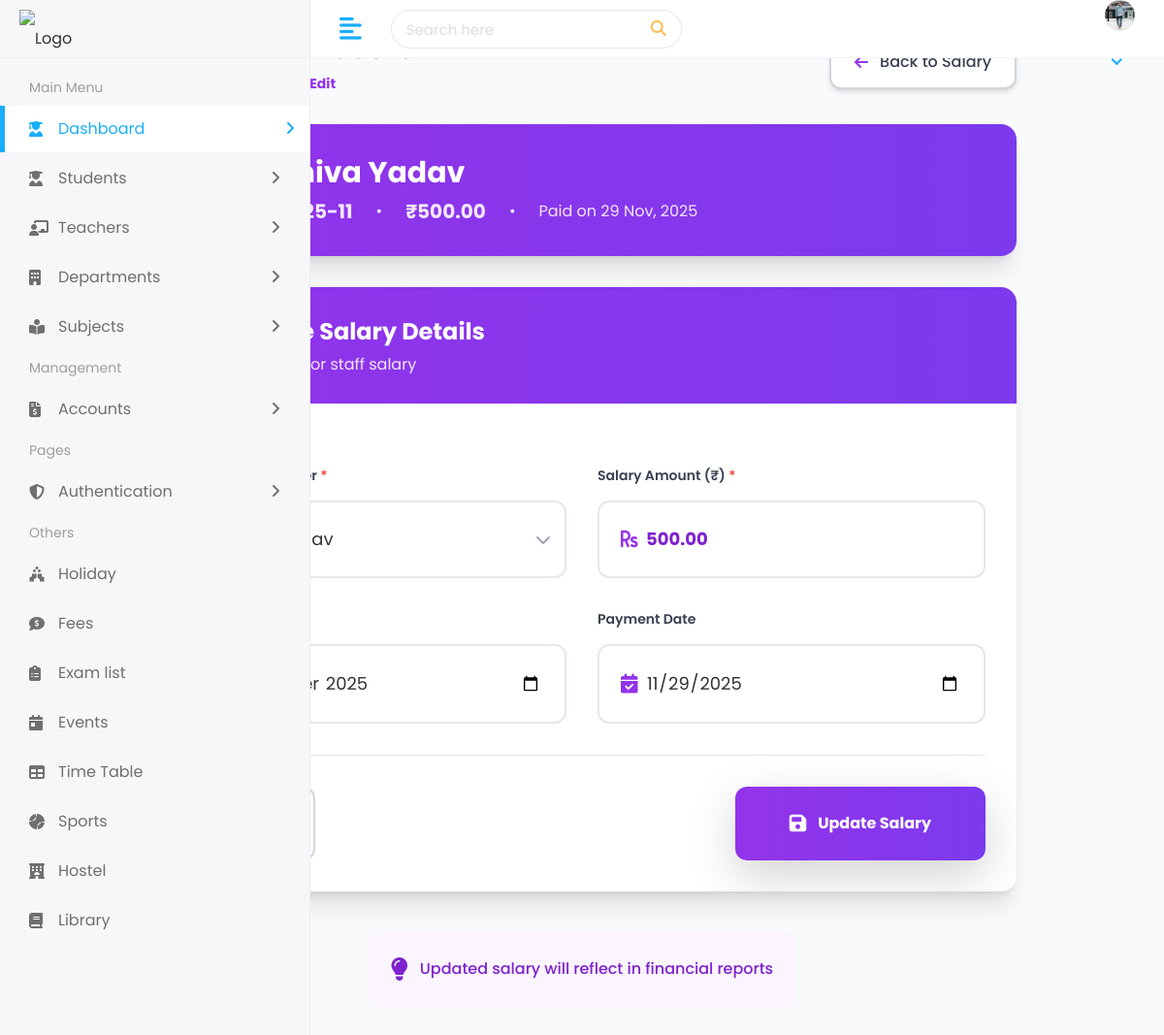
/student/salary/1/edit/ (signed in), run on the app's committed database.
### school/models.py (models this page shows, shortened)
class AdminProfile(models.Model):
	user = models.OneToOneField(User, on_delete=models.CASCADE, related_name='admin_profile')
	image = models.ImageField(upload_to='admins/', blank=True, null=True)
	mobile = models.CharField(max_length=20, blank=True)
	address = models.TextField(blank=True)
	joining_date = models.DateField(blank=True, null=True)

### student/models.py (models this page shows, shortened)
class Salary(models.Model):
    staff = models.ForeignKey(Teacher, on_delete=models.CASCADE, related_name='salaries')
    amount = models.DecimalField(max_digits=10, decimal_places=2)
    month = models.CharField(max_length=7)
    date = models.DateField(blank=True, null=True)
    created_at = models.DateTimeField(auto_now_add=True)

class Teacher(models.Model):
    first_name = models.CharField(max_length=100)
    last_name = models.CharField(max_length=100)
    teacher_id = models.CharField(max_length=20, unique=True)
    subject = models.CharField(max_length=100)
    gender = models.CharField(max_length=20)
    date_of_birth = models.DateField()
    joining_date = models.DateField()
    mobile = models.CharField(max_length=15)
    email = models.EmailField()
    address = models.TextField()
    teacher_image = models.ImageField(upload_to='teachers/', blank=True, null=True)

### student/views.py (the view)
    def wrapper(request, *args, **kwargs):
        if not request.user.is_authenticated or not request.user.is_superuser:
            messages.error(request, 'You do not have permission to perform this action. Only superusers can add, edit, or delete records.')
            return redirect('index')
        return view_func(request, *args, **kwargs)

### templates/add-salary.html (shortened to what this page needs)
{% extends 'Home/base.html' %}
{% load static %}
{% block body %}
<div class="min-h-screen bg-gray-50 py-8 px-4">
    <div class="max-w-4xl mx-auto">
        <div class="flex items-center justify-between mb-8">
            <div>
                {% if salary %}
                    <h1 class="text-3xl font-bold text-gray-900">Edit Salary Record</h1>
                {% else %}
                    <h1 class="text-3xl font-bold text-gray-900">Add New Salary</h1>
                {% endif %}
                <nav class="flex mt-2 text-sm text-gray-600">
                    <a href="{% url 'dashboard' %}" class="hover:text-indigo-600">Dashboard</a>
                    <span class="mx-2">/</span>
                    <a href="{% url 'salary' %}" class="hover:text-purple-600">Salary</a>
                    <span class="mx-2">/</span>
                    <span class="text-purple-600 font-bold">
                        {% if salary %}Edit{% else %}Add New{% endif %}
                    </span>
                </nav>
            </div>
            <a href="{% url 'salary' %}"
               class="flex items-center space-x-3 px-6 py-3.5 bg-white border-2 border-gray-300 rounded-xl shadow-md hover:shadow-lg hover:border-gray-400 hover:bg-gray-50 font-medium text-gray-700 transition-all duration-200 transform hover:-translate-x-1">
                <i class="fas fa-arrow-left text-purple-600"></i>
                <span>Back to Salary</span>
            </a>
        </div>
        {% if salary %}
        <div class="bg-white rounded-2xl shadow-xl overflow-hidden mb-8">
            <div class="bg-gradient-to-r from-purple-600 to-violet-600 px-8 py-7">
                <div class="flex items-center space-x-6">
                    <div class="w-20 h-20 bg-white/20 backdrop-blur rounded-full flex items-center justify-center">
                    </div>
                    <div>
                        <h2 class="text-3xl font-bold text-white">
                            {{ salary.staff.first_name }} {{ salary.staff.last_name }}
                        </h2>
                        <div class="flex items-center space-x-6 mt-2 text-purple-100">
                            <span class="text-xl font-bold">{{ salary.month }}</span>
                            <span>•</span>
                            <span class="text-xl font-bold">₹{{ salary.amount }}</span>
                            <span>•</span>
                            <span>Paid on {{ salary.date|date:"d M, Y" }}</span>
                        </div>
                    </div>
                </div>
            </div>
        </div>
        {% endif %}
        <div class="bg-white rounded-2xl shadow-xl overflow-hidden">
            <div class="bg-gradient-to-r from-purple-600 to-violet-600 px-8 py-7">
                <h2 class="text-2xl font-bold text-white flex items-center">
                    {% if salary %}Update Salary Details{% else %}Record New Salary Payment{% endif %}
                </h2>
                <p class="text-purple-100 mt-1">Fill in the details for staff salary</p>
            </div>
            <form method="POST" class="p-8 space-y-8">
                <div class="grid grid-cols-1 md:grid-cols-2 gap-8">
                    <div class="relative">
                        <label class="block text-sm font-semibold text-gray-700 mb-3">
                            Select Staff Member <span class="text-red-500">*</span>
                        </label>
                        <div class="relative">
                            <div class="absolute inset-y-0 left-0 pl-4 flex items-center pointer-events-none">
                            </div>
                            <select name="staff" required
                                    class="w-full pl-12 pr-10 py-4 border-2 border-gray-200 rounded-xl focus:border-purple-500 focus:ring-4 focus:ring-purple-100 transition text-lg appearance-none bg-white">
                                {% for teacher in teachers %}
                                    <option value="{{ teacher.id }}"
                                            {% if salary and salary.staff.id == teacher.id %}selected{% endif %}>
                                        {{ teacher.first_name }} {{ teacher.last_name }}
                                    </option>
                                {% endfor %}
                            </select>
                            <div class="absolute inset-y-0 right-0 pr-3 flex items-center pointer-events-none">
                            </div>
                        </div>
                    </div>
                    <div class="relative">
                        <label class="block text-sm font-semibold text-gray-700 mb-3">
                            Salary Amount (₹) <span class="text-red-500">*</span>
                        </label>
                        <div class="relative">
                            <div class="absolute inset-y-0 left-0 pl-4 flex items-center pointer-events-none">
                            </div>
                            <input type="number" name="amount" required min="1" step="1"
                                   value="{% if salary %}{{ salary.amount }}{% endif %}"
                                   placeholder="45000"
                                   class="w-full pl-12 pr-4 py-4 border-2 border-gray-200 rounded-xl focus:border-purple-500 focus:ring-4 focus:ring-purple-100 transition text-lg font-bold text-purple-700">
                        </div>
                    </div>
                    <div class="relative">
                        <label class="block text-sm font-semibold text-gray-700 mb-3">
                            Salary Month <span class="text-red-500">*</span>
                        </label>
                        <div class="relative">
                            <div class="absolute inset-y-0 left-0 pl-4 flex items-center pointer-events-none">
                            </div>
                            <input type="month" name="month" required
                                   value="{% if salary %}{{ salary.month }}{% else %}{% now "Y-m" %}{% endif %}"
                                   class="w-full pl-12 pr-4 py-4 border-2 border-gray-200 rounded-xl focus:border-violet-500 focus:ring-4 focus:ring-violet-100 transition text-lg">
                        </div>
                    </div>
                    <div class="relative">
                        <label class="block text-sm font-semibold text-gray-700 mb-3">
                            Payment Date
                        </label>
                        <div class="relative">
                            <div class="absolute inset-y-0 left-0 pl-4 flex items-center pointer-events-none">
                            </div>
                            <input type="date" name="date"
                                   value="{% if salary %}{{ salary.date|date:'Y-m-d' }}{% else %}{% now 'Y-m-d' %}{% endif %}"
                                   class="w-full pl-12 pr-4 py-4 border-2 border-gray-200 rounded-xl focus:border-purple-500 focus:ring-4 focus:ring-purple-100 transition text-lg">
                        </div>
                    </div>
                </div>
                <div class="flex items-center justify-between pt-8 border-t border-gray-200">
                    <a href="{% url 'salary' %}"
                       class="px-10 py-4 border-2 border-gray-300 rounded-xl hover:bg-gray-50 font-medium transition">
                    </a>
                    <button type="submit"
                            class="px-14 py-4 bg-gradient-to-r from-purple-600 to-violet-600 hover:from-purple-700 hover:to-violet-700 text-white font-bold rounded-xl shadow-lg transform hover:scale-105 transition duration-300 flex items-center space-x-3">
                        <i class="fas fa-save text-xl"></i>
                        <span>
                            {% if salary %}Update Salary{% else %}Add Salary{% endif %}
                        </span>
                    </button>
                </div>
            </form>
        </div>
        <div class="mt-10 text-center">
            <div class="inline-flex items-center space-x-3 bg-purple-50 text-purple-700 px-6 py-4 rounded-xl">
                <i class="fas fa-lightbulb text-2xl"></i>
                <p class="font-medium">
                    {% if salary %}
                        Updated salary will reflect in financial reports
                    {% else %}
                        This salary will be added to expense records automatically
                    {% endif %}
                </p>
            </div>
        </div>
    </div>
</div>
<script src="https://cdn.tailwindcss.com"></script>
{% endblock %}

### templates/Home/base.html (shortened to what this page needs)
{% load static %}
<!DOCTYPE html>
<html lang="en">
   <head>
      <link rel="stylesheet" href="{% static 'assets/plugins/bootstrap/css/bootstrap.min.css' %}">
      <link rel="stylesheet" href="{% static 'assets/plugins/fontawesome/css/fontawesome.min.css' %}">
      <link rel="stylesheet" href="{% static 'assets/plugins/fontawesome/css/all.min.css' %}">
      <link rel="stylesheet" href="{% static 'assets/css/style.css' %}">
   </head>
   <body>
      <div class="main-wrapper">
         <div class="header">
            <div class="header-left">
               <a href="{% url 'index' %}" class="logo">
               <img src="https://skoolapp.com/wp-content/uploads/2018/03/website-attandence-features-page.png" alt="Logo" width="150" height="100">
               </a>
            </div>
            <a href="javascript:void(0);" id="toggle_btn">
            <i class="fas fa-align-left"></i>
            </a>
            <div class="top-nav-search">
               <form>
                  <input type="text" class="form-control" placeholder="Search here">
                  <button class="btn" type="submit"><i class="fas fa-search"></i></button>
               </form>
            </div>
            <ul class="nav user-menu">
               <li class="nav-item dropdown noti-dropdown">
                  <a href="#" class="dropdown-toggle nav-link" data-toggle="dropdown">
                  </a>
               </li>
               <li class="nav-item dropdown has-arrow">
                           <a href="#" class="dropdown-toggle nav-link" data-toggle="dropdown">
                           <span class="user-img">
                              {% if user.is_authenticated and user.admin_profile.image %}
                                 <img class="rounded-circle" src="{{ user.admin_profile.image.url }}" width="31" alt="{{ user.username }}">
                              {% else %}
                                 <img class="rounded-circle" src="{% static 'assets/img/profiles/avatar-01.jpg' %}" width="31" alt="{{ user.username }}">
                              {% endif %}
                           </span>
                           </a>
               </li>
            </ul>
         </div>
         <div class="sidebar" id="sidebar">
            <div class="sidebar-inner slimscroll">
               <div id="sidebar-menu" class="sidebar-menu">
                  <ul>
                     <li class="menu-title">
                        <span>Main Menu</span>
                     </li>
                     <li class="submenu active">
                        <a href="#"><i class="fas fa-user-graduate"></i> <span> Dashboard</span> <span class="menu-arrow"></span></a>
                     </li>
                     <li class="submenu">
                        <a href="#"><i class="fas fa-user-graduate"></i> <span> Students</span> <span class="menu-arrow"></span></a>
                     </li>
                     <li class="submenu">
                        <a href="#"><i class="fas fa-chalkboard-teacher"></i> <span> Teachers</span> <span class="menu-arrow"></span></a>
                     </li>
                     <li class="submenu">
                        <a href="#"><i class="fas fa-building"></i> <span> Departments</span> <span class="menu-arrow"></span></a>
                     </li>
                     <li class="submenu">
                        <a href="#"><i class="fas fa-book-reader"></i> <span> Subjects</span> <span class="menu-arrow"></span></a>
                     </li>
                     <li class="menu-title">
                        <span>Management</span>
                     </li>
                     <li class="submenu">
                        <a href="#"><i class="fas fa-file-invoice-dollar"></i> <span> Accounts</span> <span class="menu-arrow"></span></a>
                     </li>
                     <li class="menu-title">
                        <span>Pages</span>
                     </li>
                        <li class="submenu">
                        <a href="#"><i class="fas fa-shield-alt"></i> <span> Authentication </span> <span class="menu-arrow"></span></a>
                     </li>
                     <li class="menu-title">
                        <span>Others</span>
                     <li>
                        <a href="{% url 'holiday' %}"><i class="fas fa-holly-berry"></i> <span>Holiday</span></a>
                     </li>
                     <li>
                        <a href="{% url 'fees' %}"><i class="fas fa-comment-dollar"></i> <span>Fees</span></a>
                     </li>
                     <li>
                        <a href="{% url 'exam' %}"><i class="fas fa-clipboard-list"></i> <span>Exam list</span></a>
                     </li>
                     <li>
                        <a href="{% url 'event_list' %}"><i class="fas fa-calendar-day"></i> <span>Events</span></a>
                     </li>
                     <li>
                        <a href="{% url 'time_table' %}"><i class="fas fa-table"></i> <span>Time Table</span></a>
                     </li>
                       <li>
                           <a href="{% url 'sports' %}"><i class="fas fa-baseball-ball"></i> <span>Sports</span></a>
                        </li>
                        <li>
                           <a href="{% url 'hostel' %}"><i class="fas fa-hotel"></i> <span>Hostel</span></a>
                        </li>
                     <li>
                        <a href="{% url 'library' %}"><i class="fas fa-book"></i> <span>Library</span></a>
                     </li>
               </div>
            </div>
         </div>
         {% block body %}
         {% endblock %}
      </div>
   </body>
  </html>

### data on the page
Salary: staff.first_name "shiva", staff.last_name "Yadav", month "2025-11", amount "500.00", date "29 Nov, 2025", staff "shiva Yadav", date "11/29/2025"
